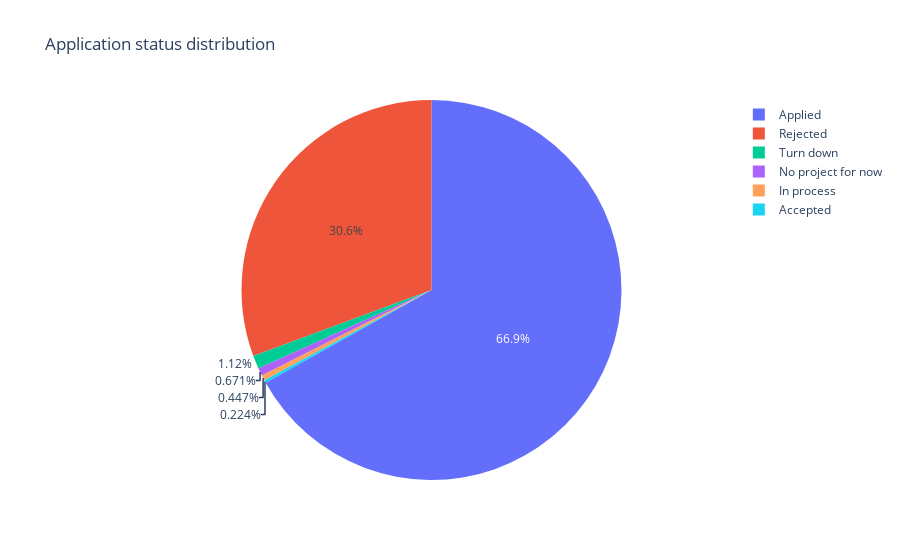

The cell this chart's notebook holds for it:
### Markdown cell above
#### Application statuses

### Code cell
status_counts = df_jsa_10_2023_p["status"].value_counts()

px.pie(values=status_counts.values, names=status_counts.index,
       title="Application status distribution")

### Figure 1 — Plotly figure (JSON) as saved in the notebook; plotly's stock layout.template omitted (floating-point values rounded to 4 significant figures)
{"data": [{"domain": {"x": [0, 1], "y": [0, 1]}, "hovertemplate": "label=%{label}<br>value=%{value}<extra></extra>", "labels": ["Applied", "Rejected", "Turn down", "No project for now", "In process", "Accepted"], "legendgroup": "", "name": "", "showlegend": true, "type": "pie", "values": [299, 137, 5, 3, 2, 1]}], "layout": {"legend": {"tracegroupgap": 0}, "title": {"text": "Application status distribution"}}}
